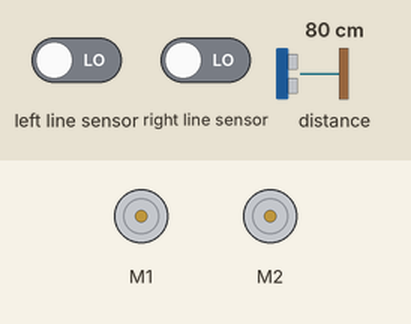
Simulated run of this program. Board: BBC micro:bit (MakeCode). On the bench: 2 × DC motor (green arrow = forward, orange = backward, longer = faster). Inputs (shaded band) come from the test bench; at power-on: left line sensor LOW, right line sensor LOW, distance to the obstacle 80 cm.

Above: at 1.2 s.
1.3 s: left line sensor driven HIGH
At 2.3 s:
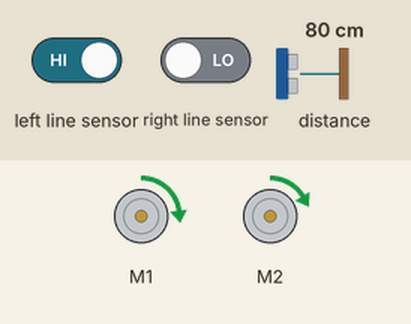
2.8 s: right line sensor driven HIGH
At 3.4 s:
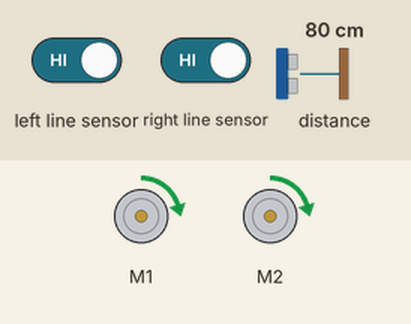
4.3 s: left line sensor driven LOW
At 5.5 s:
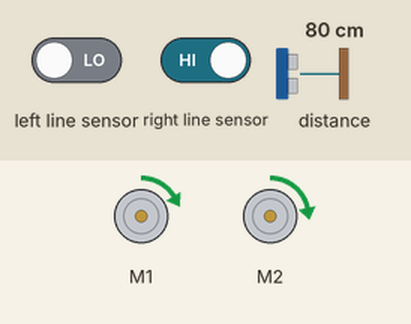
5.8 s: right line sensor driven LOW
At 6.7 s:
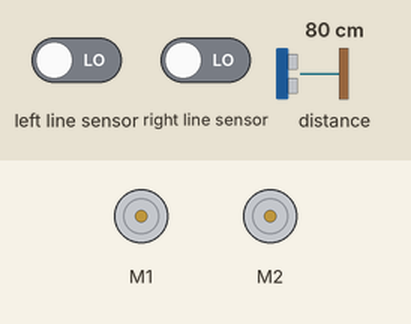
Timing chart, 0 to 8.3 s (numbered marks = the images above; inputs shaded):
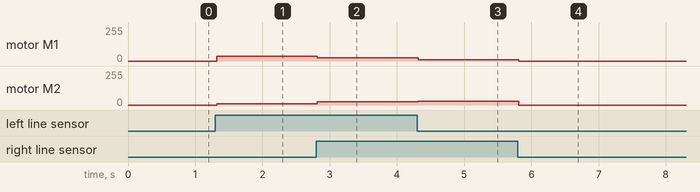

Measured:
- after the input at 1.3 s, motor M1: stopped → forward 35/255 at once; motor M2: stopped → forward 10/255 at once
- after the input at 2.8 s, motor M1: forward 35/255 → forward 25/255 at once; motor M2: forward 10/255 → forward 25/255 at once
- after the input at 4.3 s, motor M1: forward 25/255 → forward 10/255 at once; motor M2: forward 25/255 → forward 30/255 at once
- after the input at 5.8 s, motor M1: forward 10/255 → stopped at once; motor M2: forward 30/255 → stopped at once

The program:

main.ts
```typescript
basic.forever(function () {
    if (maqueen.readPatrol(maqueen.Patrol.PatrolLeft) == 0 && maqueen.readPatrol(maqueen.Patrol.PatrolRight) == 0) {
        maqueen.motorRun(maqueen.Motors.M1, maqueen.Dir.CW, 0)
        maqueen.motorRun(maqueen.Motors.M2, maqueen.Dir.CW, 0)
    }
    if (maqueen.readPatrol(maqueen.Patrol.PatrolLeft) == 1 && maqueen.readPatrol(maqueen.Patrol.PatrolRight) == 0) {
        maqueen.motorRun(maqueen.Motors.M1, maqueen.Dir.CW, 35)
        maqueen.motorRun(maqueen.Motors.M2, maqueen.Dir.CW, 10)
    }
    if (maqueen.readPatrol(maqueen.Patrol.PatrolLeft) == 0 && maqueen.readPatrol(maqueen.Patrol.PatrolRight) == 1) {
        maqueen.motorRun(maqueen.Motors.M1, maqueen.Dir.CW, 10)
        maqueen.motorRun(maqueen.Motors.M2, maqueen.Dir.CW, 30)
    }
    if (maqueen.readPatrol(maqueen.Patrol.PatrolLeft) == 1 && maqueen.readPatrol(maqueen.Patrol.PatrolRight) == 1) {
        maqueen.motorRun(maqueen.Motors.M1, maqueen.Dir.CW, 25)
        maqueen.motorRun(maqueen.Motors.M2, maqueen.Dir.CW, 25)
    }
    while (maqueen.Ultrasonic() <= 10) {
        maqueen.motorStop(maqueen.Motors.All)
    }
})
```

test.ts
```typescript
// les tests vont ici ; cela ne sera pas compilé si ce paquet est utilisé en tant qu'extension.
```
